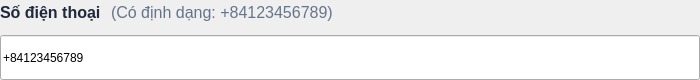
<?xml version="1.0" encoding="UTF-8"?>
<ui version="4.0">
 <class>TelethonPhoneInput</class>
 <widget class="QWidget" name="TelethonPhoneInput">
  <property name="geometry">
   <rect>
    <x>0</x>
    <y>0</y>
    <width>700</width>
    <height>80</height>
   </rect>
  </property>
  <layout class="QVBoxLayout" name="verticalLayout">
   <property name="spacing">
    <number>10</number>
   </property>
   <property name="leftMargin">
    <number>0</number>
   </property>
   <property name="topMargin">
    <number>0</number>
   </property>
   <property name="rightMargin">
    <number>0</number>
   </property>
   <property name="bottomMargin">
    <number>0</number>
   </property>
   <item>
    <layout class="QHBoxLayout" name="headerLayout">
     <property name="spacing">
      <number>10</number>
     </property>
     <item>
      <widget class="QLabel" name="phoneLabel">
       <property name="styleSheet">
        <string notr="true">font-size: 16px; font-weight: bold; color: #1E293B;</string>
       </property>
       <property name="text">
        <string>Số điện thoại</string>
       </property>
       <property name="class" stdset="0">
        <string>fieldLabel</string>
       </property>
      </widget>
     </item>
     <item>
      <widget class="QLabel" name="phoneHintLabel">
       <property name="styleSheet">
        <string notr="true">font-size: 16px; color: #64748B;</string>
       </property>
       <property name="text">
        <string>(Có định dạng: +84123456789)</string>
       </property>
       <property name="class" stdset="0">
        <string>fieldHint</string>
       </property>
      </widget>
     </item>
     <item>
      <spacer name="horizontalSpacer">
       <property name="orientation">
        <enum>Qt::Horizontal</enum>
       </property>
       <property name="sizeHint" stdset="0">
        <size>
         <width>40</width>
         <height>20</height>
        </size>
       </property>
      </spacer>
     </item>
    </layout>
   </item>
   <item>
    <widget class="QLineEdit" name="phoneLineEdit">
     <property name="minimumSize">
      <size>
       <width>0</width>
       <height>45</height>
      </size>
     </property>
     <property name="maximumSize">
      <size>
       <width>16777215</width>
       <height>45</height>
      </size>
     </property>
     <property name="text">
      <string>+84123456789</string>
     </property>
    </widget>
   </item>
  </layout>
 </widget>
 <resources/>
 <connections/>
</ui>
